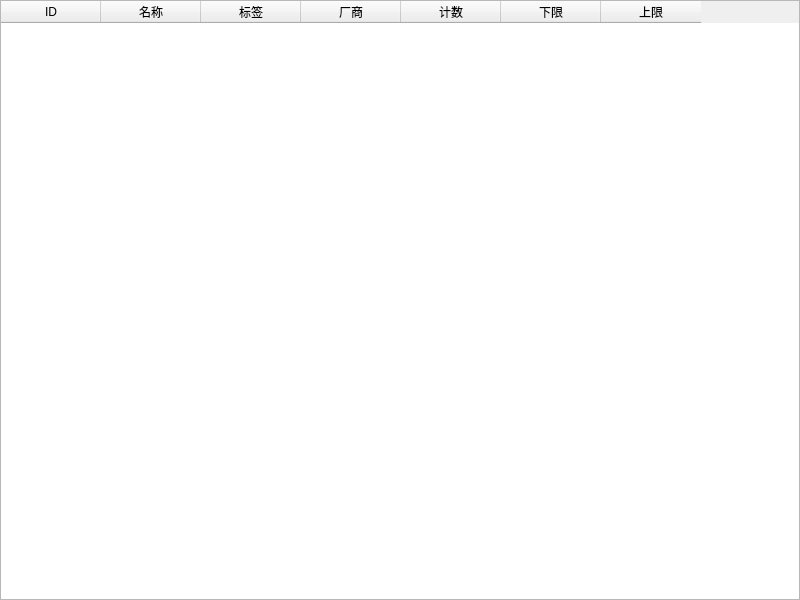
<?xml version="1.0" encoding="UTF-8"?>
<ui version="4.0">
 <class>Dialog</class>
 <widget class="QDialog" name="Dialog">
  <property name="geometry">
   <rect>
    <x>0</x>
    <y>0</y>
    <width>800</width>
    <height>600</height>
   </rect>
  </property>
  <property name="windowTitle">
   <string>库存查询</string>
  </property>
  <widget class="QTableWidget" name="goods">
   <property name="geometry">
    <rect>
     <x>0</x>
     <y>0</y>
     <width>800</width>
     <height>600</height>
    </rect>
   </property>
   <property name="editTriggers">
    <set>QAbstractItemView::NoEditTriggers</set>
   </property>
   <column>
    <property name="text">
     <string>ID</string>
    </property>
   </column>
   <column>
    <property name="text">
     <string>名称</string>
    </property>
   </column>
   <column>
    <property name="text">
     <string>标签</string>
    </property>
   </column>
   <column>
    <property name="text">
     <string>厂商</string>
    </property>
   </column>
   <column>
    <property name="text">
     <string>计数</string>
    </property>
   </column>
   <column>
    <property name="text">
     <string>下限</string>
    </property>
   </column>
   <column>
    <property name="text">
     <string>上限</string>
    </property>
   </column>
  </widget>
 </widget>
 <resources/>
 <connections/>
</ui>
